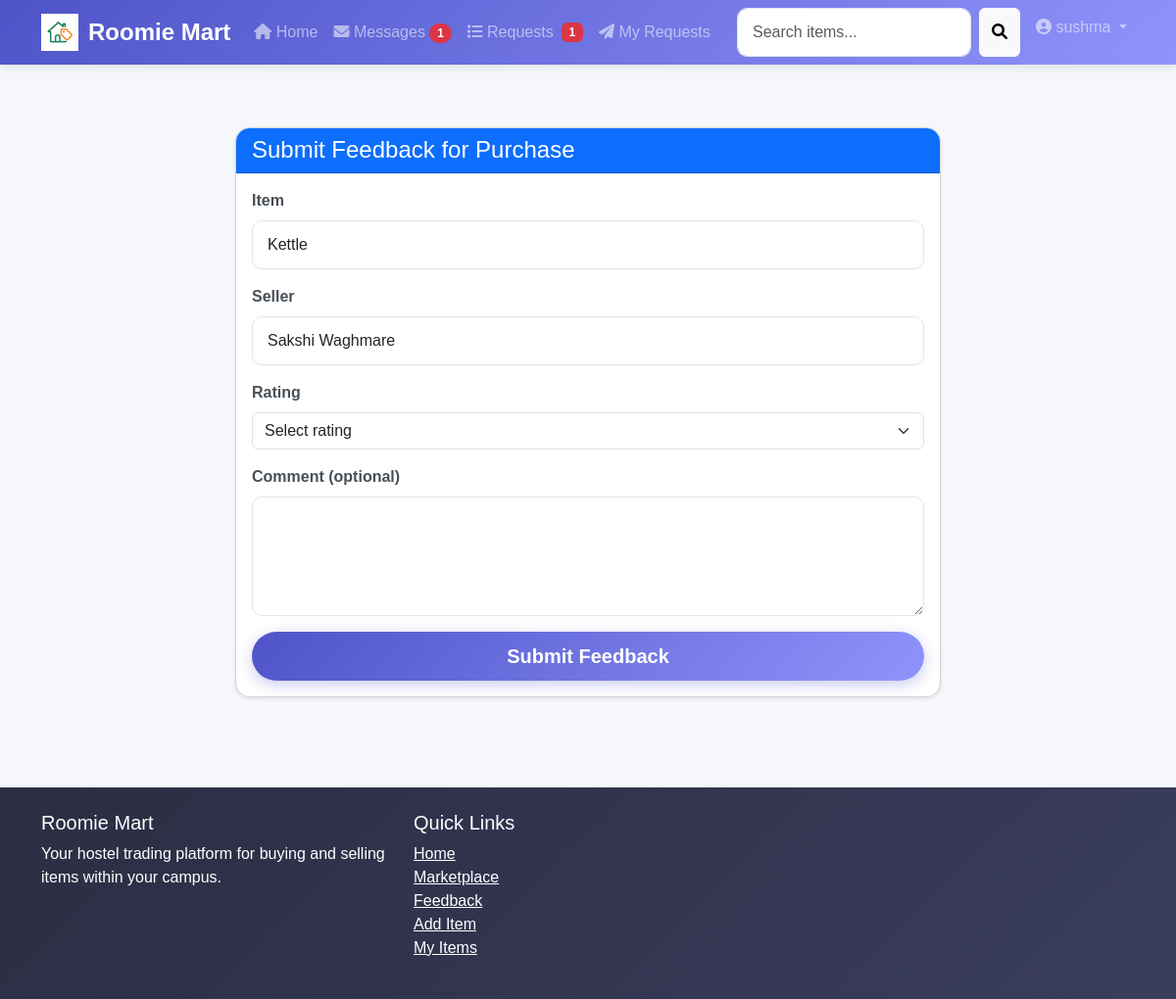
Screenshot of /feedback/order/3 (signed in) with the database file from the repository.
### tables this page shows
CREATE TABLE users (
        id INTEGER PRIMARY KEY AUTOINCREMENT,
        name TEXT NOT NULL,
        email TEXT UNIQUE NOT NULL,
        password TEXT NOT NULL,
        phone TEXT,
        hostel TEXT,
        block TEXT,
        room TEXT,
        created_at TIMESTAMP DEFAULT CURRENT_TIMESTAMP
    );

CREATE TABLE orders (
        id INTEGER PRIMARY KEY AUTOINCREMENT,
        buyer_id INTEGER NOT NULL,
        seller_id INTEGER NOT NULL,
        item_id INTEGER NOT NULL,
        item_title TEXT,
        price REAL,
        quantity INTEGER DEFAULT 1,
        total REAL,
        transaction_ref TEXT,
        status TEXT DEFAULT 'completed',
        created_at TIMESTAMP DEFAULT CURRENT_TIMESTAMP,
        FOREIGN KEY (buyer_id) REFERENCES users (id),
        FOREIGN KEY (seller_id) REFERENCES users (id),
        FOREIGN KEY (item_id) REFERENCES items (id)
    );

### controllers/feedback_controller.py (the view, shortened to what this page needs)
@feedback_bp.route('/feedback/order/<int:order_id>', methods=['GET', 'POST'])
def feedback_for_order(order_id):
    order = Order.get_order_by_id(order_id)
    if order and not isinstance(order, dict):
        try:
            order = dict(order)
        except Exception:
            pass
    if not order:
        flash('Order not found', 'error')
        return redirect(url_for('index'))
    user_id = session.get('user_id')
    buyer_id = order.get('buyer_id') if isinstance(order, dict) else None
    if not user_id or user_id != buyer_id:
        flash('You are not authorized to provide feedback for this order', 'error')
        return redirect(url_for('index'))
    item_title = order.get('item_title')
    item_id = order.get('item_id')
    seller_id = order.get('seller_id')
    seller_name = order.get('seller_name')
    return render_template('feedback_order.html', item_title=item_title, seller_name=seller_name)

### app.py (called while the page is built)
@app.context_processor
def inject_pending_request_count():
    user_id = session.get('user_id')
    pending_requests_count = 0
    if user_id:
        try:
            pending_requests_count = RequestModel.count_pending_requests_for_owner(user_id)
        except Exception:
            pending_requests_count = 0
    return dict(pending_requests_count=pending_requests_count)

@app.context_processor
def inject_current_user():
    if 'user_id' in session:
        user = SimpleNamespace(
            is_authenticated=True,
            id=session.get('user_id'),
            name=session.get('user_name'),
            email=session.get('user_email'),
            hostel=session.get('hostel'),
            block=session.get('block')
        )
    else:
        user = SimpleNamespace(is_authenticated=False)
    return {'current_user': user}

### database/db_connection.py (called while the page is built)
def get_db_connection():
    conn = None
    try:
        conn = sqlite3.connect(DATABASE_PATH)
        conn.row_factory = sqlite3.Row
        return conn
    except Error as e:
        print(e)
    return conn

### models/order_model.py (called while the page is built)
    @staticmethod
    def get_order_by_id(order_id):
        conn = get_db_connection()
        cur = conn.cursor()
        cur.execute('SELECT o.*, b.name as buyer_name, b.email as buyer_email, s.name as seller_name, s.email as seller_email FROM orders o JOIN users b ON o.buyer_id = b.id JOIN users s ON o.seller_id = s.id WHERE o.id = ?', (order_id,))
        row = cur.fetchone()
        conn.close()
        return row

### models/request_model.py (called while the page is built)
    @staticmethod
    def count_pending_requests_for_owner(owner_id):
        conn = get_db_connection()
        cur = conn.cursor()
        cur.execute('''
            SELECT COUNT(*) FROM requests
            WHERE owner_id = ? AND status = 'pending'
        ''', (owner_id,))
        count = cur.fetchone()[0]
        conn.close()
        return count

### templates/feedback_order.html (shortened to what this page needs)
{% extends 'base.html' %}
{% block content %}
<div class="container page-transition">
    <div class="row justify-content-center">
        <div class="col-md-8">
            <div class="card mt-4 shadow-sm">
                <div class="card-header bg-primary text-white">
                    <h4 class="mb-0">Submit Feedback for Purchase</h4>
                </div>
                <div class="card-body">
                    <form method="POST" action="{{ url_for('feedback_bp.feedback_for_order', order_id=request.view_args.get('order_id')) }}">
                        <div class="mb-3">
                            <label class="form-label">Item</label>
                            <input type="text" class="form-control" value="{{ item_title }}" readonly>
                        </div>
                        <div class="mb-3">
                            <label class="form-label">Seller</label>
                            <input type="text" class="form-control" value="{{ seller_name }}" readonly>
                        </div>
                        <div class="mb-3">
                            <label class="form-label">Rating</label>
                            <select name="rating" class="form-select" required>
                                <option value="">Select rating</option>
                            </select>
                        </div>
                        <div class="mb-3">
                            <label class="form-label">Comment (optional)</label>
                            <textarea name="comment" class="form-control" rows="4">{{ comment or '' }}</textarea>
                        </div>
                        <div class="d-grid">
                            <button class="btn btn-primary btn-lg" type="submit">Submit Feedback</button>
                        </div>
                    </form>
                </div>
            </div>
        </div>
    </div>
</div>
{% endblock %}

### templates/base.html (shortened to what this page needs)
<!DOCTYPE html>
<html lang="en">
<head>
    <link href="https://cdn.jsdelivr.net/npm/bootstrap@5.3.0-alpha1/dist/css/bootstrap.min.css" rel="stylesheet">
    <link rel="stylesheet" href="https://cdnjs.cloudflare.com/ajax/libs/font-awesome/6.0.0/css/all.min.css">
    <link rel="stylesheet" href="{{ url_for('static', filename='css/style.css') }}">
    <link rel="stylesheet" href="{{ url_for('static', filename='css/animation.css') }}">
    <link rel="stylesheet" href="{{ url_for('static', filename='css/messaging.css') }}">
</head>
<body>
    <nav class="navbar navbar-expand-lg navbar-dark bg-primary sticky-top">
        <div class="container">
            <a class="navbar-brand d-flex align-items-center" href="{{ url_for('index') }}">
                <img src="{{ url_for('static', filename='images/pg logo.png') }}" alt="Roomie Mart" style="height:38px; width:auto; object-fit:contain; margin-right:10px;">
                <span class="navbar-brand-text">Roomie Mart</span>
            </a>
            <div class="collapse navbar-collapse" id="navbarNav">
                <ul class="navbar-nav me-auto">
                    <li class="nav-item">
                        <a class="nav-link" href="{{ url_for('index') }}"><i class="fas fa-home"></i> Home</a>
                    </li>
                    {% if session.get('user_id') %}
                    <li class="nav-item">
                        <a class="nav-link" href="{{ url_for('message_bp.messages') }}">
                            <i class="fas fa-envelope"></i> Messages
                            <span id="unread-badge" class="badge bg-danger rounded-pill" style="display: none;"></span>
                        </a>
                    </li>
                    <li class="nav-item">
                        <a class="nav-link d-flex align-items-center justify-content-between" href="{{ url_for('requests_bp.owner_requests') }}">
                            <span><i class="fas fa-list"></i> Requests</span>
                            {% if pending_requests_count > 0 %}
                                <span class="badge bg-danger ms-2">{{ pending_requests_count }}</span>
                            {% endif %}
                        </a>
                    </li>
                    <li class="nav-item">
                        <a class="nav-link" href="{{ url_for('requests_bp.my_requests') }}"><i class="fas fa-paper-plane"></i> My Requests</a>
                    </li>
                    {% endif %}
                </ul>
                <div class="d-flex">
                    <form class="d-flex me-2" action="{{ url_for('item_bp.search') }}" method="GET">
                        <input class="form-control me-2" type="search" name="query" placeholder="Search items...">
                        <button class="btn btn-light" type="submit"><i class="fas fa-search"></i></button>
                    </form>
                    <ul class="navbar-nav">
                        {% if session.get('user_id') %}
                        <li class="nav-item dropdown">
                            <a class="nav-link dropdown-toggle" href="#" id="navbarDropdown" role="button" data-bs-toggle="dropdown">
                                <i class="fas fa-user-circle"></i> {{ session.get('user_name', 'User') }}
                            </a>
                        </li>
                        {% else %}
                        <li class="nav-item">
                            <a class="nav-link btn btn-primary text-white" href="{{ url_for('auth_bp.register') }}"><i class="fas fa-user-plus"></i> Register</a>
                        </li>
                        {% endif %}
                    </ul>
                </div>
            </div>
        </div>
    </nav>
    <main class="container py-4">
        {% block content %}{% endblock %}
    </main>
    <footer class="bg-dark text-white py-4 mt-5">
        <div class="container">
            <div class="row">
                <div class="col-md-4">
                    <h5>Roomie Mart</h5>
                    <p>Your hostel trading platform for buying and selling items within your campus.</p>
                </div>
                <div class="col-md-4">
                    <h5>Quick Links</h5>
                    <ul class="list-unstyled">
                        <li><a href="{{ url_for('index') }}" class="text-white">Home</a></li>
                        <li><a href="{{ url_for('item_bp.marketplace') }}" class="text-white">Marketplace</a></li>
                        <li><a href="{{ url_for('feedback_bp.feedback') }}" class="text-white">Feedback</a></li>
                        {% if session.get('user_id') %}
                        <li><a href="{{ url_for('item_bp.add_item') }}" class="text-white">Add Item</a></li>
                        <li><a href="{{ url_for('item_bp.my_items') }}" class="text-white">My Items</a></li>
                        {% endif %}
                    </ul>
                </div>
            </div>
        </div>
    </footer>
</body>
</html>

### static/css/style.css (style rules this page uses)
:root { --primary-color: #4e54c8; --secondary-color: #8f94fb; --accent-color: #ff6b6b; --light-color: #f8f9fa; --dark-color: #343a40; --success-color: #28a745; --info-color: #17a2b8; --warning-color: #ffc107; --danger-color: #dc3545; }
body { font-family: 'Poppins', sans-serif; background-color: #f5f7fa; color: #333; }
.navbar { box-shadow: 0 2px 10px rgba(0, 0, 0, 0.1); background: linear-gradient(135deg, var(--primary-color), var(--secondary-color)) !important; }
.navbar-brand { font-weight: 700; font-size: 1.5rem; display: flex; align-items: center; }
.navbar-brand-text { font-weight: 700; font-size: 1.5rem; color: #fff; line-height: 1; }
.card { border-radius: 15px; overflow: hidden; box-shadow: 0 5px 15px rgba(0, 0, 0, 0.1); transition: transform 0.3s ease, box-shadow 0.3s ease; margin-bottom: 20px; }
.btn-primary { background: linear-gradient(135deg, var(--primary-color), var(--secondary-color)); border: none; border-radius: 30px; padding: 10px 25px; font-weight: 600; box-shadow: 0 4px 15px rgba(78, 84, 200, 0.3); transition: all 0.3s ease; }
.form-control { border-radius: 10px; padding: 12px 15px; border: 1px solid #e1e5eb; transition: all 0.3s ease; }
.form-label { font-weight: 600; color: #495057; }
footer { background: linear-gradient(135deg, #2b2d42, #3a3d5d); }

### static/css/animation.css (style rules this page uses)
.page-transition { animation: pageTransition 0.5s ease; }

### static/css/messaging.css (style rules this page uses)
.badge { animation: pulse 2s infinite; }

### rows the page displays
users: get "sushma"
orders: item_title "Kettle"
users: name "Sakshi Waghmare"

### other values shown
{{ pending_requests_count }} "1"
